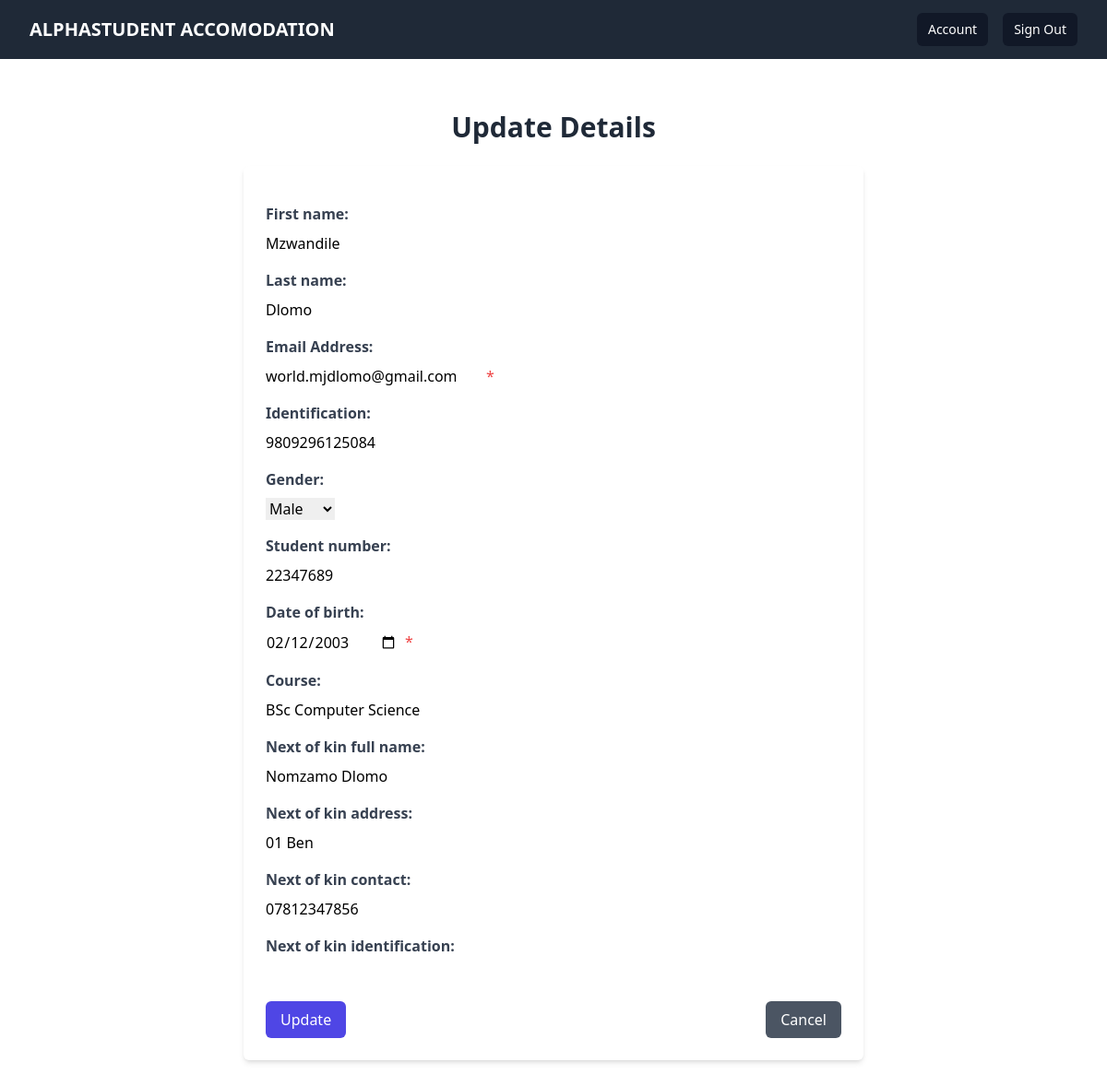
/accounts/update (signed in), run on an earlier commit of the app's database.
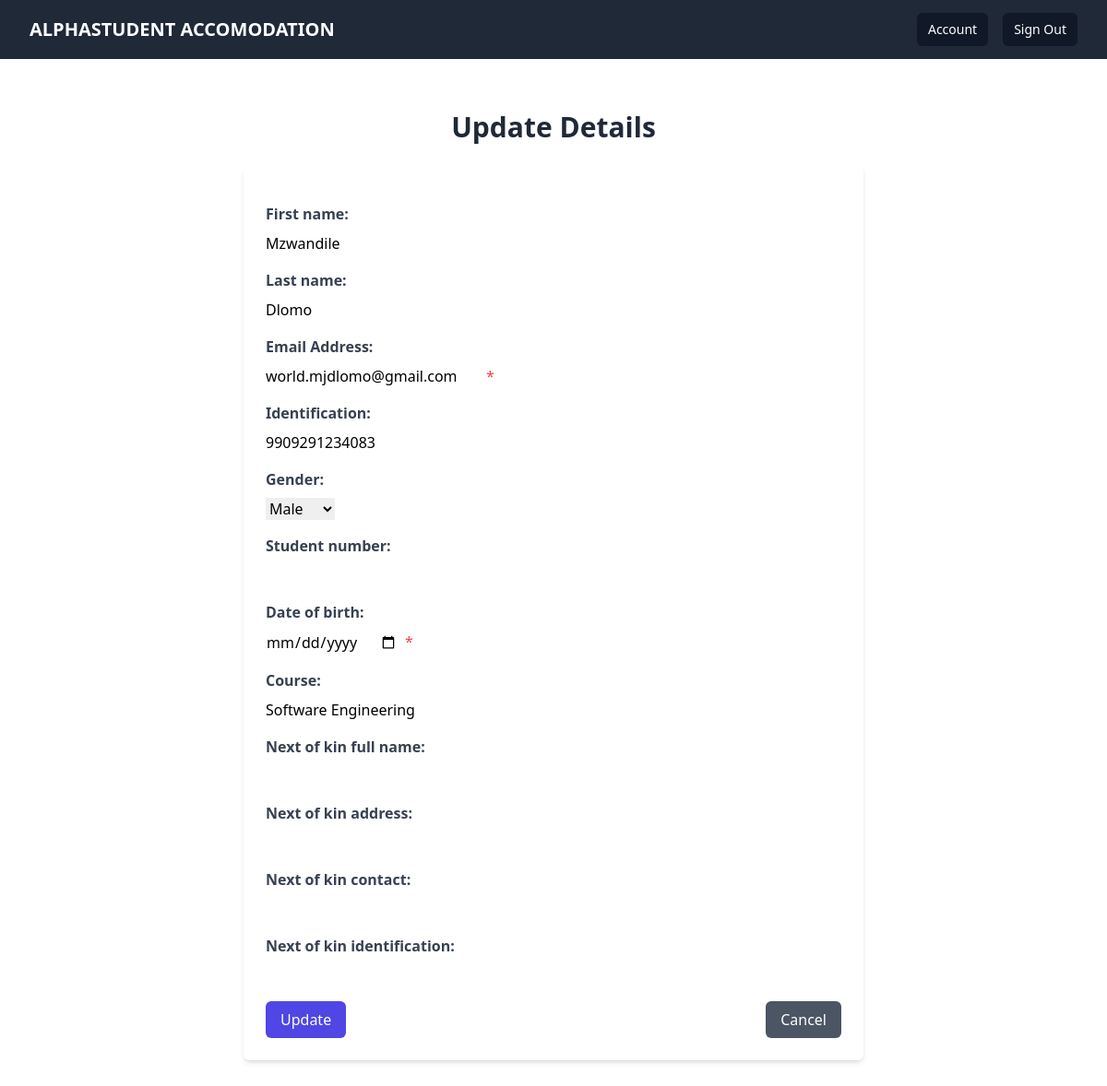
And on a later commit of the database.
### accounts/models.py (models this page shows, shortened)
class CustomUser(AbstractUser):
    username = None
    is_accepted = models.BooleanField(default=False)
    email = models.EmailField(unique=True, verbose_name='Email Address')
    user_type = models.CharField(max_length=20, choices=(
        ('student', 'Student'),
        ('student_leader', 'Student Leader'),
        ('admin', 'Admin'),
    ), default='student')
    identification = models.CharField(max_length=20, blank=True, null=True)
    gender = models.CharField(max_length=10, choices=(
        ('male', 'Male'),
        ('female', 'Female'),
    ), blank=True, null=True)
    student_number = models.CharField(max_length=20, blank=True, null=True)
    date_of_birth = models.DateField(blank=True, null=True)
    course = models.CharField(max_length=100, blank=True, null=True)
    next_of_kin_full_name = models.CharField(max_length=100, blank=True, null=True)
    next_of_kin_address = models.CharField(max_length=200, blank=True, null=True)
    next_of_kin_contact = models.CharField(max_length=20, blank=True, null=True)
    next_of_kin_identification = models.CharField(max_length=20, blank=True, null=True)
    USERNAME_FIELD = 'email'
    REQUIRED_FIELDS = []
    objects = CustomUserManager()

### accounts/views.py (the view)
# urls.py: path('update', views.update_view, name='update'),
def update_view(request):
    user = get_object_or_404(CustomUser, pk=request.user.id)
    if request.method == 'POST':
        print(request.POST)
        form = StudentForm(request.POST, instance=user)
        print(form)
        if form.is_valid():
            form.save()
            messages.success(request, 'Account information updated successfully!')
            return redirect('accounts:account')
    else:
        form = StudentForm(instance=user)
    context = {
        'form': form,
    }
    return render(request, 'accounts/account_update_page.html', context)

### accounts/forms.py (shortened to what this page needs)
class StudentForm(forms.ModelForm):
    date_of_birth = forms.DateField(widget=forms.DateInput(attrs={'type': 'date'}))
    class Meta:
        model = CustomUser
        fields = [
            'first_name', 'last_name' ,'email', 'identification', 'gender',
            'student_number', 'date_of_birth', 'course', 'next_of_kin_full_name',
            'next_of_kin_address', 'next_of_kin_contact', 'next_of_kin_identification',
        ]
        required = (
            'first_name', 'last_name', 'email', 'identification', 'gender',
            'student_number', 'date_of_birth', 'course', 'next_of_kin_full_name',
            'next_of_kin_address', 'next_of_kin_contact', 'next_of_kin_identification',
        )

### accounts/templates/accounts/account_update_page.html (shortened to what this page needs)
{% extends 'base.html' %}
{% block content %}
<div class="container mx-auto py-8">
    <h1 class="text-3xl font-bold mb-6 text-center text-gray-800">Update Details</h1>
    <div class="max-w-2xl mx-auto bg-white shadow-md rounded-md p-6">
        <form method="POST" class="space-y-4">
            {% for field in form %}
            <div class="mb-4">
                <label for="{{ field.id_for_label }}" class="block text-gray-700 font-bold mb-2">{{ field.label_tag }}</label>
                <div class="flex">
                    {% if field.name == 'date_of_birth' %}
                    <input type="date" id="{{ field.id_for_label }}" name="{{ field.name }}" value="{{ field.value|date:'Y-m-d' }}" class="form-input">
                    {% else %}
                    {{ field }}
                    {% endif %}
                    {% if field.field.required %}<span class="ml-2 text-red-500">*</span>{% endif %}
                </div>
            </div>
            {% endfor %}
            <div class="flex justify-between">
                <button type="submit" class="px-4 py-2 bg-indigo-600 text-white rounded-md hover:bg-indigo-700 focus:outline-none focus:bg-indigo-700">Update</button>
                <a href="{% url 'accounts:account' %}" class="px-4 py-2 bg-gray-600 text-white rounded-md hover:bg-gray-700 focus:outline-none focus:bg-gray-700">Cancel</a>
            </div>
        </form>
    </div>
</div>
{% endblock %}

What changed in the data, as far as the page shows it:
changed CustomUser "Mzwandile": identification "9809296125084" → "9909291234083"; student_number "22347689" → (not shown); course "BSc Computer Science" → "Software Engineering"; next_of_kin_full_name "Nomzamo Dlomo" → (not shown); next_of_kin_address "01 Ben" → (not shown); next_of_kin_contact "07812347856" → (not shown)
Also different on the page:
list line gone: "02/12/2003"
